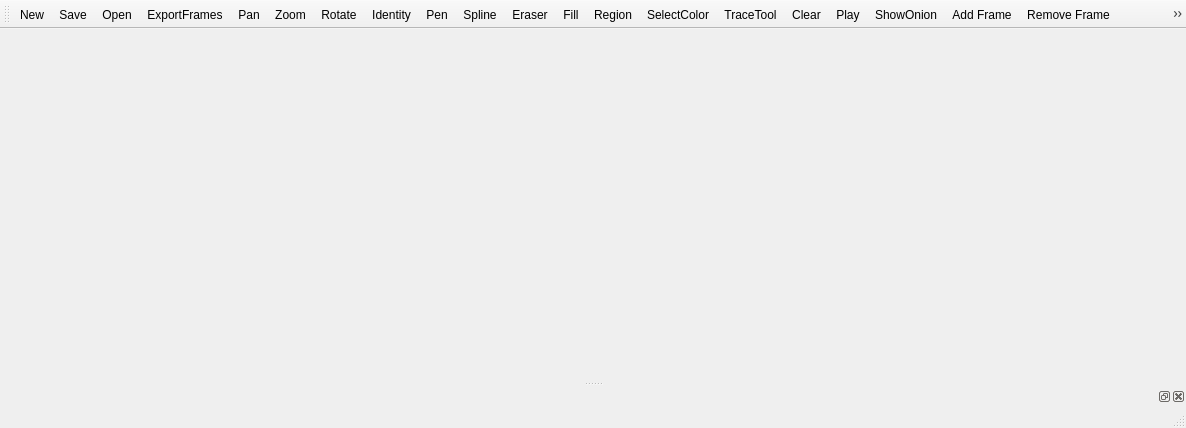
<?xml version="1.0" encoding="UTF-8"?>
<ui version="4.0">
 <class>MainWindow</class>
 <widget class="QMainWindow" name="MainWindow">
  <property name="geometry">
   <rect>
    <x>0</x>
    <y>0</y>
    <width>1186</width>
    <height>428</height>
   </rect>
  </property>
  <property name="windowTitle">
   <string>Tracer</string>
  </property>
  <widget class="QWidget" name="centralWidget">
   <layout class="QVBoxLayout" name="verticalLayout">
    <property name="spacing">
     <number>0</number>
    </property>
    <property name="leftMargin">
     <number>0</number>
    </property>
    <property name="topMargin">
     <number>0</number>
    </property>
    <property name="rightMargin">
     <number>0</number>
    </property>
    <property name="bottomMargin">
     <number>0</number>
    </property>
    <item>
     <widget class="RasterImageEditor" name="rasterImageEditor" native="true"/>
    </item>
   </layout>
  </widget>
  <widget class="QMenuBar" name="menuBar">
   <property name="geometry">
    <rect>
     <x>0</x>
     <y>0</y>
     <width>1186</width>
     <height>23</height>
    </rect>
   </property>
  </widget>
  <widget class="QToolBar" name="mainToolBar">
   <attribute name="toolBarArea">
    <enum>TopToolBarArea</enum>
   </attribute>
   <attribute name="toolBarBreak">
    <bool>false</bool>
   </attribute>
   <addaction name="actionNew"/>
   <addaction name="actionSave"/>
   <addaction name="actionOpen"/>
   <addaction name="actionExportFrames"/>
   <addaction name="actionPan"/>
   <addaction name="actionZoom"/>
   <addaction name="actionRotate"/>
   <addaction name="actionIdentity"/>
   <addaction name="actionPen"/>
   <addaction name="actionSpline"/>
   <addaction name="actionEraser"/>
   <addaction name="actionFill"/>
   <addaction name="actionRegion"/>
   <addaction name="actionSelectColor"/>
   <addaction name="actionTraceTool"/>
   <addaction name="actionClear"/>
   <addaction name="actionPlay"/>
   <addaction name="actionShowOnion"/>
   <addaction name="actionAddFrame"/>
   <addaction name="actionRemoveFrame"/>
   <addaction name="actionAddExposure"/>
   <addaction name="actionDecreaseExposure"/>
   <addaction name="actionMoveLayerUp"/>
   <addaction name="actionMoveDownLayer"/>
   <addaction name="actionPrevFrame"/>
   <addaction name="actionNextFrame"/>
   <addaction name="actionPrevLayer"/>
   <addaction name="actionNextLayer"/>
   <addaction name="actionPrevImage"/>
   <addaction name="actionNextImage"/>
   <addaction name="actionAddRasterLayer"/>
   <addaction name="actionAddTraceLayer"/>
   <addaction name="actionImportSound"/>
   <addaction name="actionRemoveLayer"/>
   <addaction name="actionToggleUI"/>
  </widget>
  <widget class="QStatusBar" name="statusBar"/>
  <widget class="QDockWidget" name="timelineContainter">
   <attribute name="dockWidgetArea">
    <number>8</number>
   </attribute>
   <widget class="QWidget" name="dockWidgetContents">
    <layout class="QVBoxLayout" name="verticalLayout_2">
     <property name="spacing">
      <number>0</number>
     </property>
     <property name="leftMargin">
      <number>0</number>
     </property>
     <property name="topMargin">
      <number>0</number>
     </property>
     <property name="rightMargin">
      <number>0</number>
     </property>
     <property name="bottomMargin">
      <number>0</number>
     </property>
     <item>
      <widget class="Timeline" name="timeline" native="true"/>
     </item>
    </layout>
   </widget>
  </widget>
  <action name="actionPen">
   <property name="icon">
    <iconset resource="resources.qrc">
     <normaloff>:/icons/pen.png</normaloff>:/icons/pen.png</iconset>
   </property>
   <property name="text">
    <string>Pen</string>
   </property>
   <property name="toolTip">
    <string>Pen tool for line drawing</string>
   </property>
   <property name="shortcut">
    <string>1</string>
   </property>
  </action>
  <action name="actionEraser">
   <property name="icon">
    <iconset resource="resources.qrc">
     <normaloff>:/icons/eraser.png</normaloff>:/icons/eraser.png</iconset>
   </property>
   <property name="text">
    <string>Eraser</string>
   </property>
   <property name="toolTip">
    <string>Eraser</string>
   </property>
   <property name="shortcut">
    <string>2</string>
   </property>
  </action>
  <action name="actionIncreaseBrushSize">
   <property name="icon">
    <iconset resource="resources.qrc">
     <normaloff>:/icons/increase_brush.png</normaloff>:/icons/increase_brush.png</iconset>
   </property>
   <property name="text">
    <string>Increase Brush Size</string>
   </property>
   <property name="toolTip">
    <string>Increase Brush Size</string>
   </property>
  </action>
  <action name="actionDecreaseBrushSize">
   <property name="icon">
    <iconset resource="resources.qrc">
     <normaloff>:/icons/decrese_brush.png</normaloff>:/icons/decrese_brush.png</iconset>
   </property>
   <property name="text">
    <string>Decrease Brush Size</string>
   </property>
   <property name="toolTip">
    <string>Decrease Brush Size</string>
   </property>
  </action>
  <action name="actionSave">
   <property name="icon">
    <iconset resource="resources.qrc">
     <normaloff>:/icons/save.png</normaloff>:/icons/save.png</iconset>
   </property>
   <property name="text">
    <string>Save</string>
   </property>
   <property name="toolTip">
    <string>Save file</string>
   </property>
   <property name="shortcut">
    <string>Ctrl+S</string>
   </property>
  </action>
  <action name="actionImportSound">
   <property name="icon">
    <iconset resource="resources.qrc">
     <normaloff>:/icons/import_wave.png</normaloff>:/icons/import_wave.png</iconset>
   </property>
   <property name="text">
    <string>Import Sound</string>
   </property>
   <property name="toolTip">
    <string>Import Sound</string>
   </property>
  </action>
  <action name="actionClear">
   <property name="icon">
    <iconset resource="resources.qrc">
     <normaloff>:/icons/clear.png</normaloff>:/icons/clear.png</iconset>
   </property>
   <property name="text">
    <string>Clear</string>
   </property>
   <property name="toolTip">
    <string>Clear current frame</string>
   </property>
   <property name="shortcut">
    <string>`</string>
   </property>
  </action>
  <action name="actionPan">
   <property name="icon">
    <iconset resource="resources.qrc">
     <normaloff>:/icons/pan.png</normaloff>:/icons/pan.png</iconset>
   </property>
   <property name="text">
    <string>Pan</string>
   </property>
   <property name="toolTip">
    <string>Panning on canvas</string>
   </property>
  </action>
  <action name="actionRotate">
   <property name="icon">
    <iconset resource="resources.qrc">
     <normaloff>:/icons/rotate.png</normaloff>:/icons/rotate.png</iconset>
   </property>
   <property name="text">
    <string>Rotate</string>
   </property>
   <property name="toolTip">
    <string>Rotate canvas</string>
   </property>
  </action>
  <action name="actionZoom">
   <property name="icon">
    <iconset resource="resources.qrc">
     <normaloff>:/icons/zoom.png</normaloff>:/icons/zoom.png</iconset>
   </property>
   <property name="text">
    <string>Zoom</string>
   </property>
   <property name="toolTip">
    <string>Zoom canvas</string>
   </property>
  </action>
  <action name="actionAddFrame">
   <property name="icon">
    <iconset resource="resources.qrc">
     <normaloff>:/icons/add_frame.png</normaloff>:/icons/add_frame.png</iconset>
   </property>
   <property name="text">
    <string>Add Frame</string>
   </property>
   <property name="toolTip">
    <string>Add Frame</string>
   </property>
   <property name="shortcut">
    <string>Ctrl+R</string>
   </property>
  </action>
  <action name="actionRemoveFrame">
   <property name="icon">
    <iconset resource="resources.qrc">
     <normaloff>:/icons/remove_frame.png</normaloff>:/icons/remove_frame.png</iconset>
   </property>
   <property name="text">
    <string>Remove Frame</string>
   </property>
   <property name="toolTip">
    <string>Remove Frame</string>
   </property>
   <property name="shortcut">
    <string>Ctrl+E</string>
   </property>
  </action>
  <action name="actionAddExposure">
   <property name="icon">
    <iconset resource="resources.qrc">
     <normaloff>:/icons/add_exposure.png</normaloff>:/icons/add_exposure.png</iconset>
   </property>
   <property name="text">
    <string>Add Exposure</string>
   </property>
   <property name="toolTip">
    <string>Add Exposure</string>
   </property>
   <property name="shortcut">
    <string>Ctrl+G</string>
   </property>
  </action>
  <action name="actionDecreaseExposure">
   <property name="icon">
    <iconset resource="resources.qrc">
     <normaloff>:/icons/decrease_exposure.png</normaloff>:/icons/decrease_exposure.png</iconset>
   </property>
   <property name="text">
    <string>Decrease Exposure</string>
   </property>
   <property name="toolTip">
    <string>Decrease Exposure</string>
   </property>
   <property name="shortcut">
    <string>Ctrl+F</string>
   </property>
  </action>
  <action name="actionNextFrame">
   <property name="icon">
    <iconset resource="resources.qrc">
     <normaloff>:/icons/next_frame.png</normaloff>:/icons/next_frame.png</iconset>
   </property>
   <property name="text">
    <string>Next Frame</string>
   </property>
   <property name="toolTip">
    <string>Go to next frame</string>
   </property>
   <property name="shortcut">
    <string>Shift+G</string>
   </property>
  </action>
  <action name="actionPrevFrame">
   <property name="icon">
    <iconset resource="resources.qrc">
     <normaloff>:/icons/prev_frame.png</normaloff>:/icons/prev_frame.png</iconset>
   </property>
   <property name="text">
    <string>Prev Frame</string>
   </property>
   <property name="toolTip">
    <string>Go to previous frame</string>
   </property>
   <property name="shortcut">
    <string>Shift+F</string>
   </property>
  </action>
  <action name="actionNextLayer">
   <property name="icon">
    <iconset resource="resources.qrc">
     <normaloff>:/icons/next_layer.png</normaloff>:/icons/next_layer.png</iconset>
   </property>
   <property name="text">
    <string>Next Layer</string>
   </property>
   <property name="toolTip">
    <string>Go To Next Layer</string>
   </property>
   <property name="shortcut">
    <string>Alt+G</string>
   </property>
  </action>
  <action name="actionPrevLayer">
   <property name="icon">
    <iconset resource="resources.qrc">
     <normaloff>:/icons/prev_layer.png</normaloff>:/icons/prev_layer.png</iconset>
   </property>
   <property name="text">
    <string>Prev Layer</string>
   </property>
   <property name="toolTip">
    <string>Go To Prev Layer</string>
   </property>
   <property name="shortcut">
    <string>Alt+F</string>
   </property>
  </action>
  <action name="actionNextImage">
   <property name="icon">
    <iconset resource="resources.qrc">
     <normaloff>:/icons/next_image.png</normaloff>:/icons/next_image.png</iconset>
   </property>
   <property name="text">
    <string>Next Image</string>
   </property>
   <property name="toolTip">
    <string>Go To Next Image</string>
   </property>
   <property name="shortcut">
    <string>G</string>
   </property>
  </action>
  <action name="actionPrevImage">
   <property name="icon">
    <iconset resource="resources.qrc">
     <normaloff>:/icons/prev_image.png</normaloff>:/icons/prev_image.png</iconset>
   </property>
   <property name="text">
    <string>Prev Image</string>
   </property>
   <property name="toolTip">
    <string>Go To Previous Image</string>
   </property>
   <property name="shortcut">
    <string>F</string>
   </property>
  </action>
  <action name="actionShowOnion">
   <property name="checkable">
    <bool>true</bool>
   </property>
   <property name="icon">
    <iconset resource="resources.qrc">
     <normaloff>:/icons/onion.png</normaloff>:/icons/onion.png</iconset>
   </property>
   <property name="text">
    <string>ShowOnion</string>
   </property>
   <property name="toolTip">
    <string>Show Onion Skin</string>
   </property>
   <property name="shortcut">
    <string>S</string>
   </property>
  </action>
  <action name="actionPlay">
   <property name="checkable">
    <bool>true</bool>
   </property>
   <property name="icon">
    <iconset resource="resources.qrc">
     <normaloff>:/icons/play.png</normaloff>:/icons/play.png</iconset>
   </property>
   <property name="text">
    <string>Play</string>
   </property>
   <property name="toolTip">
    <string>Play/Pause</string>
   </property>
   <property name="shortcut">
    <string>A</string>
   </property>
  </action>
  <action name="actionAddRasterLayer">
   <property name="icon">
    <iconset resource="resources.qrc">
     <normaloff>:/icons/add_raster_layer.png</normaloff>:/icons/add_raster_layer.png</iconset>
   </property>
   <property name="text">
    <string>AddRasterLayer</string>
   </property>
   <property name="toolTip">
    <string>Add Raster Layer</string>
   </property>
  </action>
  <action name="actionRemoveLayer">
   <property name="icon">
    <iconset resource="resources.qrc">
     <normaloff>:/icons/remove_layer.png</normaloff>:/icons/remove_layer.png</iconset>
   </property>
   <property name="text">
    <string>RemoveLayer</string>
   </property>
   <property name="toolTip">
    <string>Remove Current Layer</string>
   </property>
  </action>
  <action name="actionToggleUI">
   <property name="checkable">
    <bool>true</bool>
   </property>
   <property name="icon">
    <iconset resource="resources.qrc">
     <normaloff>:/icons/hide_ui.png</normaloff>:/icons/hide_ui.png</iconset>
   </property>
   <property name="text">
    <string>ToggleUI</string>
   </property>
   <property name="toolTip">
    <string>Show/Hide All UI</string>
   </property>
   <property name="shortcut">
    <string>F4</string>
   </property>
  </action>
  <action name="actionIdentity">
   <property name="icon">
    <iconset resource="resources.qrc">
     <normaloff>:/icons/identity.png</normaloff>:/icons/identity.png</iconset>
   </property>
   <property name="text">
    <string>Identity</string>
   </property>
   <property name="toolTip">
    <string>Reset all transforms</string>
   </property>
   <property name="shortcut">
    <string>T</string>
   </property>
  </action>
  <action name="actionFill">
   <property name="icon">
    <iconset resource="resources.qrc">
     <normaloff>:/icons/fill.png</normaloff>:/icons/fill.png</iconset>
   </property>
   <property name="text">
    <string>Fill</string>
   </property>
   <property name="toolTip">
    <string>Fill</string>
   </property>
   <property name="shortcut">
    <string>Q</string>
   </property>
  </action>
  <action name="actionRegion">
   <property name="icon">
    <iconset resource="resources.qrc">
     <normaloff>:/icons/region.png</normaloff>:/icons/region.png</iconset>
   </property>
   <property name="text">
    <string>Region</string>
   </property>
   <property name="toolTip">
    <string>Fill Region</string>
   </property>
   <property name="shortcut">
    <string>R</string>
   </property>
  </action>
  <action name="actionSelectColor">
   <property name="icon">
    <iconset resource="resources.qrc">
     <normaloff>:/icons/color_picker.png</normaloff>:/icons/color_picker.png</iconset>
   </property>
   <property name="text">
    <string>SelectColor</string>
   </property>
   <property name="toolTip">
    <string>Pick color on canvas</string>
   </property>
  </action>
  <action name="actionOpen">
   <property name="icon">
    <iconset resource="resources.qrc">
     <normaloff>:/icons/open.png</normaloff>:/icons/open.png</iconset>
   </property>
   <property name="text">
    <string>Open</string>
   </property>
   <property name="toolTip">
    <string>Open a project</string>
   </property>
   <property name="shortcut">
    <string>Ctrl+O</string>
   </property>
  </action>
  <action name="actionNew">
   <property name="icon">
    <iconset resource="resources.qrc">
     <normaloff>:/icons/new_project.png</normaloff>:/icons/new_project.png</iconset>
   </property>
   <property name="text">
    <string>New</string>
   </property>
   <property name="toolTip">
    <string>New Project</string>
   </property>
   <property name="shortcut">
    <string>Ctrl+N</string>
   </property>
  </action>
  <action name="actionExportFrames">
   <property name="icon">
    <iconset resource="resources.qrc">
     <normaloff>:/icons/export_frames.png</normaloff>:/icons/export_frames.png</iconset>
   </property>
   <property name="text">
    <string>ExportFrames</string>
   </property>
   <property name="toolTip">
    <string>Export Frames</string>
   </property>
  </action>
  <action name="actionSpline">
   <property name="icon">
    <iconset resource="resources.qrc">
     <normaloff>:/icons/spline.png</normaloff>:/icons/spline.png</iconset>
   </property>
   <property name="text">
    <string>Spline</string>
   </property>
   <property name="toolTip">
    <string>4 points spline</string>
   </property>
   <property name="shortcut">
    <string>B</string>
   </property>
  </action>
  <action name="actionMoveLayerUp">
   <property name="icon">
    <iconset resource="resources.qrc">
     <normaloff>:/icons/move_up_layer.png</normaloff>:/icons/move_up_layer.png</iconset>
   </property>
   <property name="text">
    <string>MoveLayerUp</string>
   </property>
   <property name="toolTip">
    <string>Move Up Current Layer</string>
   </property>
   <property name="shortcut">
    <string>Ctrl+Up</string>
   </property>
  </action>
  <action name="actionMoveDownLayer">
   <property name="icon">
    <iconset resource="resources.qrc">
     <normaloff>:/icons/move_down_layer.png</normaloff>:/icons/move_down_layer.png</iconset>
   </property>
   <property name="text">
    <string>MoveDownLayer</string>
   </property>
   <property name="toolTip">
    <string>Move Down Current Layer</string>
   </property>
   <property name="shortcut">
    <string>Ctrl+Down</string>
   </property>
  </action>
  <action name="actionAddTraceLayer">
   <property name="icon">
    <iconset resource="resources.qrc">
     <normaloff>:/icons/add_trace_layer.png</normaloff>:/icons/add_trace_layer.png</iconset>
   </property>
   <property name="text">
    <string>AddTraceLayer</string>
   </property>
   <property name="toolTip">
    <string>Add Trace Layer</string>
   </property>
  </action>
  <action name="actionTraceTool">
   <property name="icon">
    <iconset resource="resources.qrc">
     <normaloff>:/icons/trace.png</normaloff>:/icons/trace.png</iconset>
   </property>
   <property name="text">
    <string>TraceTool</string>
   </property>
   <property name="toolTip">
    <string>Trace Tool</string>
   </property>
  </action>
 </widget>
 <layoutdefault spacing="6" margin="11"/>
 <customwidgets>
  <customwidget>
   <class>RasterImageEditor</class>
   <extends>QWidget</extends>
   <header>rasterimageeditor.h</header>
   <container>1</container>
  </customwidget>
  <customwidget>
   <class>Timeline</class>
   <extends>QWidget</extends>
   <header location="global">timeline.h</header>
   <container>1</container>
  </customwidget>
 </customwidgets>
 <resources>
  <include location="resources.qrc"/>
 </resources>
 <connections/>
</ui>
